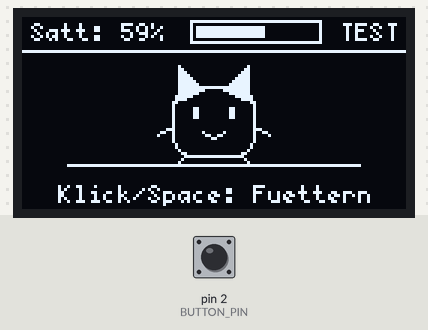
Bench run of a sketch on a simulated Arduino Nano, built with avr-gcc and run on an emulated ATmega328P. Shown: 128×64 one-colour display. The test bench sets the inputs (shaded band); at power-on: pin 2 (BUTTON_PIN) HIGH.

Above: at 1.5 s.
1.6 s: pin 2 (BUTTON_PIN) pulled LOW for 0.4 s
At 3.2 s:
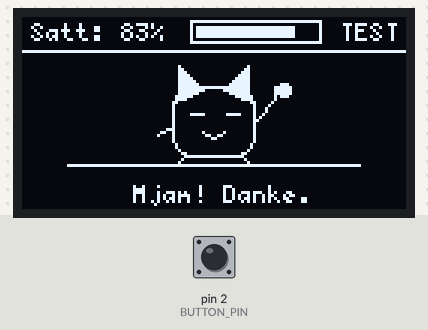
4.9 s: pin 2 (BUTTON_PIN) pulled LOW for 1 s
At 7.0 s:
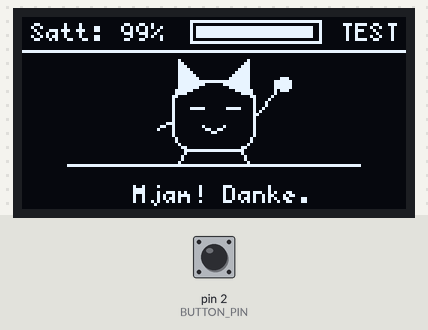
7.5 s: pin 2 (BUTTON_PIN) pulled LOW for 0.4 s
At 8.3 s:
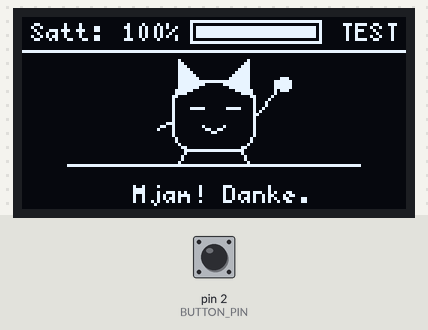
10.2 s: pin 2 (BUTTON_PIN) pulled LOW for 1 s
At 11.3 s:
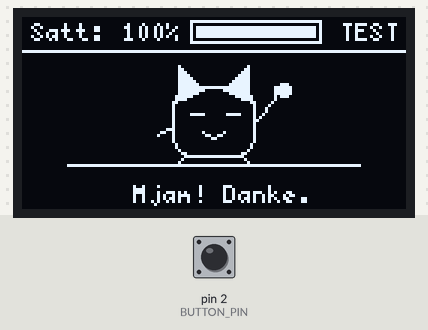
Timing chart, 0 to 13.2 s (numbered marks = the images above; inputs shaded):
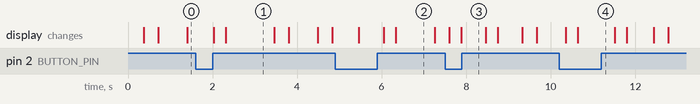

Measured:
- after the input at 1.6 s, the display: first changes after 0.43 s (image 1 shows a later state)
- after the input at 4.9 s, the display: first changes after 0.56 s (image 2 shows a later state)
- after the input at 7.5 s, the display: first differs from a run without the input after 0.39 s (image 3)
- after the input at 10.2 s, the display: first differs from a run without the input after 0.45 s (image 4)
- what the display in image 1 shows lasts 1.2 s, from 2.3 s to 3.5 s
- what the display in image 2 shows lasts 1.0 s, from 6.3 s to 7.3 s

The sketch:

sketch.ino
```cpp
#include <Arduino.h>
#include <U8g2lib.h>
#include "pet.h"

// Vorlaeufige Anschluesse fuer die Simulation, noch keine Cube-Pinbelegung.
const uint8_t BUTTON_PIN = 2;
const uint32_t DEBOUNCE_MS = 30;
const uint32_t FRAME_MS = 80;

// Ein kleiner Seitenpuffer spart Arbeitsspeicher auf dem Nano.
U8G2_SSD1306_128X64_NONAME_1_HW_I2C display(U8G2_R0, U8X8_PIN_NONE);
Pet pet;

volatile bool buttonPressPending = false;
bool buttonLocked = false;
uint32_t lastButtonActivityAt = 0;
uint32_t lastFrameAt = 0;

// Merkt auch kurze Klicks waehrend der Displayuebertragung vor.
// Nur das Ereignis erfassen; Zeichnen und Spiellogik bleiben in loop().
void captureButtonPress() {
  buttonPressPending = true;
}

void readButton(uint32_t now) {
  // Kopieren und Loeschen duerfen keinen neuen Tastendruck verschlucken.
  noInterrupts();
  const bool pressed = buttonPressPending;
  buttonPressPending = false;
  interrupts();

  if (pressed && !buttonLocked) {
    buttonLocked = true;
    pet.feed(now);
  }

  // Erst nach ruhigem Loslassen erneut freigeben. So zaehlen weder
  // Kontaktprellen noch langes Gedrueckthalten als weiteres Fuettern.
  if (pressed || digitalRead(BUTTON_PIN) == LOW) {
    lastButtonActivityAt = now;
  } else if (uint32_t(now - lastButtonActivityAt) >= DEBOUNCE_MS) {
    buttonLocked = false;
  }
}

void drawPet(bool eating, bool hungry, bool blinking, uint8_t bounce) {
  const uint8_t y = 23 - bounce;

  // Ohren, Koerper und Fuesse. Die Figur ist ein vorlaeufiger Platzhalter.
  display.drawTriangle(51, y + 5, 52, y - 7, 60, y + 1);
  display.drawTriangle(67, y + 1, 75, y - 7, 76, y + 5);
  display.drawRFrame(50, y, 28, 24, 7);
  display.drawLine(54, y + 23, 52, 48);
  display.drawLine(73, y + 23, 75, 48);

  if (eating || blinking) {
    display.drawLine(56, y + 9, 60, y + 9);
    display.drawLine(68, y + 9, 72, y + 9);
  } else {
    display.drawBox(57, y + 7, 2, 4);
    display.drawBox(69, y + 7, 2, 4);
  }

  if (hungry && !eating) {
    display.drawLine(60, y + 17, 63, y + 15);
    display.drawLine(63, y + 15, 67, y + 17);
  } else {
    display.drawLine(60, y + 15, 63, y + 17);
    display.drawLine(63, y + 17, 67, y + 15);
  }
  display.drawLine(50, y + 13, 45, y + 16);
  if (eating) {
    display.drawLine(77, y + 12, 84, y + 4);
    display.drawLine(84, y + 4, 84, y);
    // Ein kleines Stueck Futter neben der angehobenen Pfote.
    display.drawDisc(87, y + 1, 2);
  } else {
    display.drawLine(77, y + 13, 82, y + 16);
  }
}

void drawScene(uint32_t now) {
  // Derselbe Zustand wird fuer alle Displayseiten verwendet.
  const bool eating = pet.isEating();
  const bool hungry = pet.isHungry();
  const uint8_t satiety = pet.satiety();
  const uint8_t barFill = (uint16_t(satiety) * 40) / 100;
  const bool blinking = (now % 4000UL) < 160;
  const uint8_t bounce = eating ? ((now / 160UL) % 2) * 2 : 0;

  display.firstPage();
  do {
    display.setFont(u8g2_font_5x7_tr);
    display.setCursor(3, 8);
    display.print("Satt: ");
    display.print(satiety);
    display.print('%');
    display.drawFrame(56, 1, 44, 8);
    if (barFill > 0) {
      display.drawBox(58, 3, barFill, 4);
    }
    display.drawStr(106, 8, "TEST");
    display.drawHLine(0, 11, 128);
    drawPet(eating, hungry, blinking, bounce);
    display.drawHLine(15, 49, 98);
    if (eating) {
      display.drawStr(37, 62, "Mjam! Danke.");
    } else if (hungry) {
      display.drawStr(4, 62, "Hunger! Taste: Fuettern");
    } else {
      display.drawStr(12, 62, "Klick/Space: Fuettern");
    }
  } while (display.nextPage());
}

void setup() {
  pinMode(BUTTON_PIN, INPUT_PULLUP);
  attachInterrupt(digitalPinToInterrupt(BUTTON_PIN), captureButtonPress, FALLING);
  display.begin();
  drawScene(millis());
}

void loop() {
  const uint32_t now = millis();
  readButton(now);
  pet.update(now);

  if (uint32_t(now - lastFrameAt) >= FRAME_MS) {
    lastFrameAt = now;
    drawScene(now);
  }
}
```

pet.h
```cpp
#ifndef TAMAGOTCHI_PET_H
#define TAMAGOTCHI_PET_H

#include <stdint.h>

// Vorlaeufige Testregeln, unabhaengig von Display und Eingabe.
class Pet {
 public:
  void feed(uint32_t now) {
    update(now);
    const uint16_t nextSatiety = satiety_ + 25;
    satiety_ = nextSatiety > 100 ? 100 : nextSatiety;
    eating_ = true;
    fedAt_ = now;
  }

  void update(uint32_t now) {
    // Testtempo: ein Saettigungspunkt pro simulierter Sekunde.
    const uint32_t steps = uint32_t(now - lastHungerAt_) / 1000UL;
    if (steps > 0) {
      lastHungerAt_ += steps * 1000UL;
      satiety_ = steps >= satiety_ ? 0 : satiety_ - steps;
    }
    if (eating_ && uint32_t(now - fedAt_) >= 1500UL) {
      eating_ = false;
    }
  }

  uint8_t satiety() const { return satiety_; }
  bool isHungry() const { return satiety_ <= 30; }
  bool isEating() const { return eating_; }

 private:
  uint8_t satiety_ = 60;
  bool eating_ = false;
  uint32_t lastHungerAt_ = 0;
  uint32_t fedAt_ = 0;
};

#endif
```
